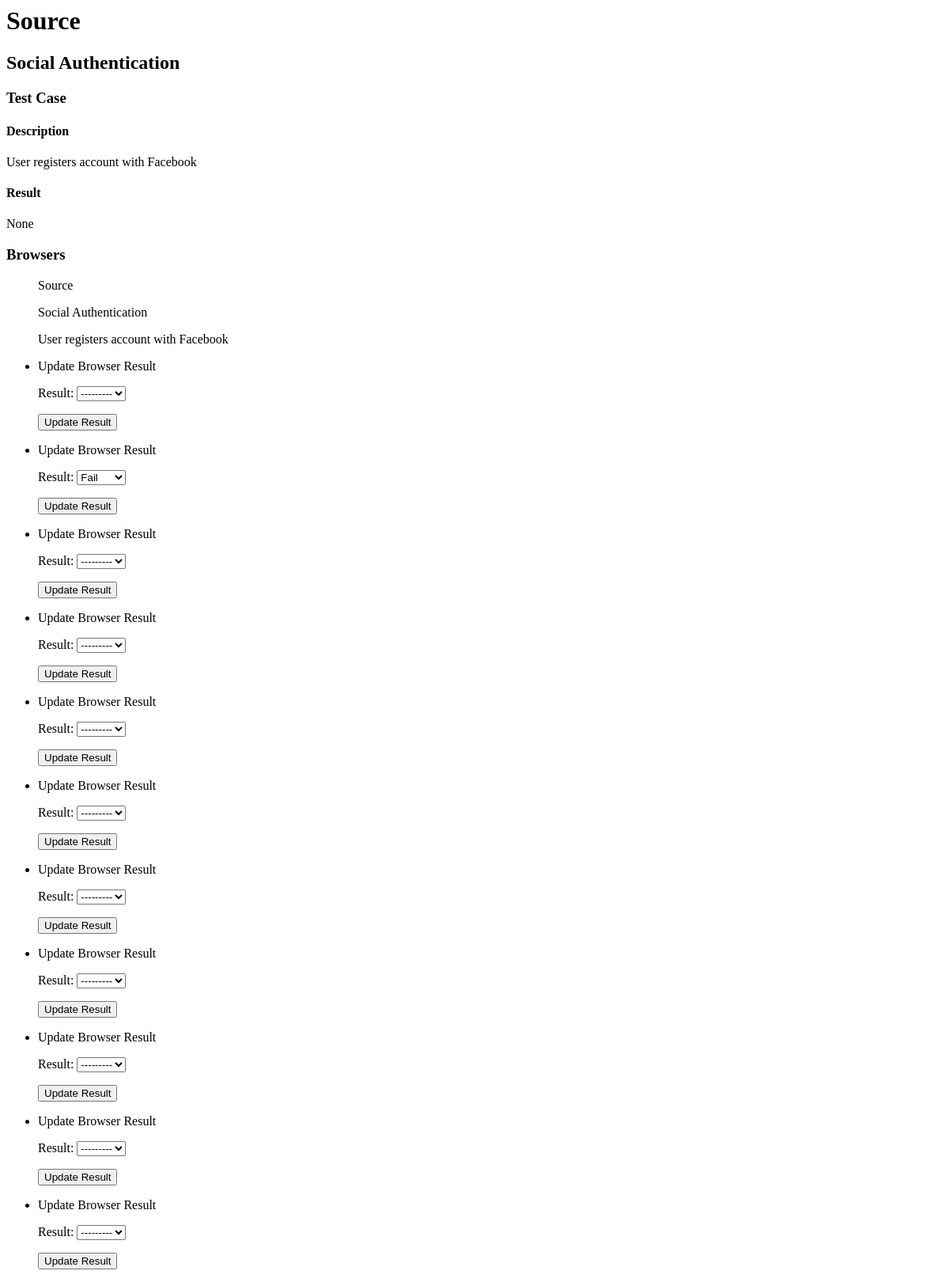
Before: /projects/1/features/1/testcases/1 with the older database file.
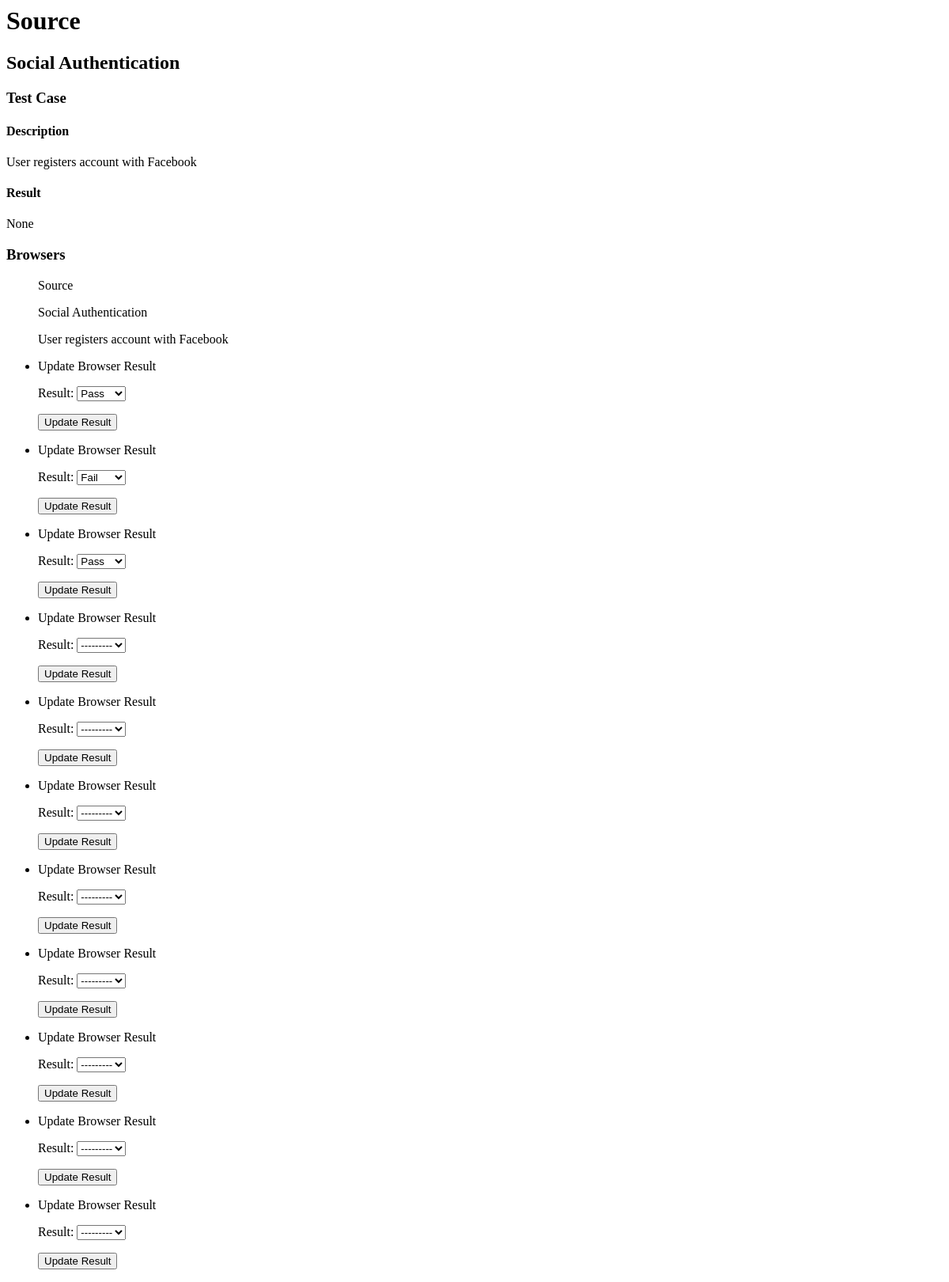
After: the same page with the newer database file.
### projects/models.py (models this page shows, shortened)
class Project(models.Model):
    name = models.CharField(max_length=200)
    def __str__(self):
        return self.name

### features/models.py (models this page shows)
class Feature(models.Model):
    project = models.ForeignKey(Project)
    name = models.CharField(max_length=200)
    description = models.CharField(max_length=200, blank=True)
    def __str__(self):
        return self.name
    def total_tests(self):
        return self.test_set.count()
    total_tests.admin_order_field = 'total_tests'
    total_tests.short_description = 'Total Tests'

### test_cases/models.py (models this page shows)
class TestCase(models.Model):
    PASS = 'P'
    FAIL = 'F'
    RESULTS = (
        (PASS, 'Pass'),
        (FAIL, 'Fail')
    )
    feature = models.ForeignKey(Feature)
    description = models.CharField(max_length=200)
    result = models.CharField(max_length=10, blank=True, choices=RESULTS)
    def __str__(self):
        return self.description

### browsers/models.py (models this page shows, shortened)
class Browser(models.Model):
    CHROME = 'Google Chrome'
    FIREFOX = 'Mozilla Firefox'
    IE = 'Internet Explorer'
    SAFARI = 'Safari'
    BROWSER_CHOICES = (
        (CHROME, 'Google Chrome'),
        (FIREFOX, 'Mozilla Firefox'),
        (IE, 'Internet Explorer'),
        (SAFARI, 'Safari')
    )
    OSX = 'OSX'
    WIN7 = 'Win7'
    WIN8 = 'Win8'
    WIN10 = 'Win10'
    OS_CHOICES = (
        (OSX, 'OSX'),
        (WIN7, 'Windows 7'),
        (WIN8, 'Windows 8'),
        (WIN10, 'Windows 10'),
    )
    PASS = 'Pass',
    FAIL = 'Fail'
    RESULT_CHOICES = (
        (PASS, 'Pass'),
        (FAIL, 'Fail')
    )
    project = models.ForeignKey(Project,
                                null=True)
    name = models.CharField(max_length=200,
                            choices=BROWSER_CHOICES,
                            default=CHROME)
    version = models.CharField(max_length=200, blank=True)
    operating_system = models.CharField(max_length=200,
                                        choices=OS_CHOICES,
                                        default=OSX)
    result = models.CharField(max_length=200, blank=True, choices=RESULT_CHOICES)

### projects/views.py (the view, shortened to what this page needs)
class TestCaseDetailView(generic.DetailView):
    model = TestCase
    def get_context_data(self, **kwargs):
        context = super(TestCaseDetailView, self).get_context_data(**kwargs)
        context['project'] = get_object_or_404(
            Project,
            pk=self.kwargs['project_pk'])
        context['feature'] = get_object_or_404(
            Feature,
            pk=self.kwargs['feature_pk'])
        context['browser_list'] = Browser.objects.filter(
            project__pk=self.kwargs['project_pk'])
        context['request'] = self.request
        return context

### projects/forms/browser.py
class BrowserResultForm(ModelForm):
    class Meta:
        model = Browser
        fields = ['result']

### projects/templatetags/browser_extras.py (called while the page is built)
@register.inclusion_tag('browser_results.html')
def show_browsers(project, feature, testcase, request):
    browsers = project.browser_set.all()
    return {
        'browsers': browsers,
        'project': project,
        'feature': feature,
        'testcase': testcase,
        'request': request
    }

@register.inclusion_tag('browsers/browser_update_result_form.html')
def show_browser_update_result(project, feature, testcase, browser, request):
    return {
        'form': BrowserResultForm(instance=browser),
        'browser_pk': browser.pk
    }

### projects/templates/test_cases/testcase_detail.html
{% load browser_extras %}
<h1>{{ project.name }}</h1>
<h2>{{ feature.name }}</h2>
<h3>Test Case</h3>
<h4>Description</h4>
<p>{{ testcase.description }}</p>
<h4>Result</h4>
{% if testcase.result %}
    <p>{{ testcase.result }}</p>
{% else %}
    <p>None</p>
{% endif %}
{% if browser_list %}
    <h3> Browsers</h3>
    {% show_browsers project feature testcase request %}
{% endif %}

### projects/templates/browser_results.html
{% load browser_extras %}
<ul>
    <p>{{ project }}</p>
    <p>{{ feature }}</p>
    <p>{{ testcase }}</p>
    {% for browser in browsers %}
        <li> {% show_browser_update_result project feature testcase browser request %}</li>
    {% endfor %}
</ul>

### projects/templates/browsers/browser_update_result_form.html (shortened to what this page needs)
<p>Update Browser Result</p>
<form action="" method="post">{% csrf_token %}
    {{ form.as_p }}
    <input type="submit" value="Update Result">
</form>

Changed rows visible on the page:
changed Browser (number 1 of 11 on the later page): result "---------" → "Pass"
changed Browser (number 3 of 11 on the later page): result "---------" → "Pass"
